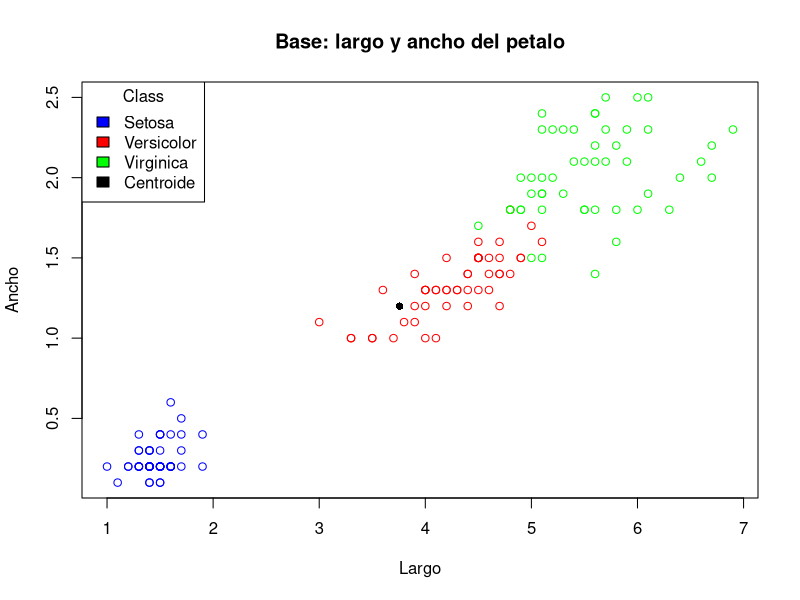
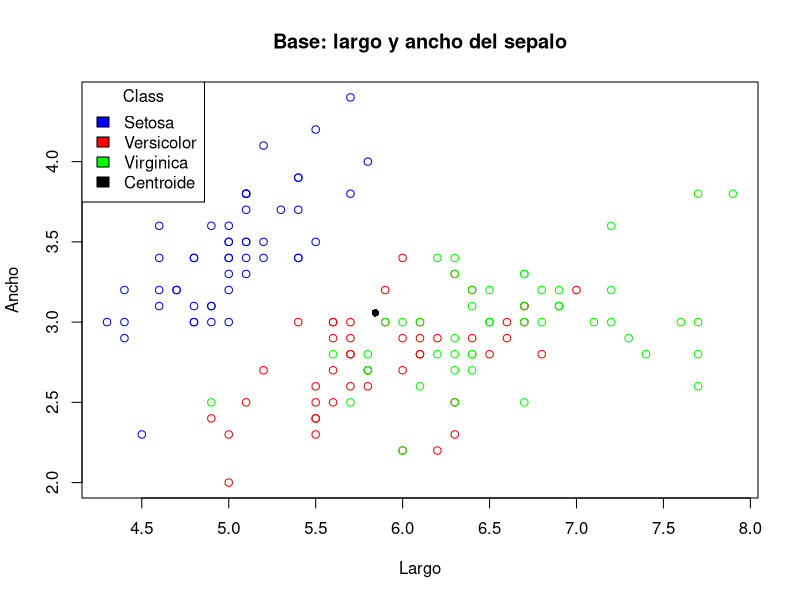

These figures' R source, in order:
"El Trabajo fue realizado en equipo

  Castro Guillen Yael Michael
  Lozano Trejo Uriel

Lic. En ciencia de Datos"

#Funcion para importar los datos
importarData<-function(){
  #Importamos los datos desde el conjunto de iris
  data("iris")
  
  #Cambiamos los encabezados
  encabezados<-c("Largo_Sepalo", "Ancho_Sepalo", "Largo_Petalo", "Ancho_Petalo", "class") 
  colnames(iris)<-encabezados
  
  #visualizamos los datos
  View(iris)
  iris
} 

iris<-importarData()

# Centroides formado por las medias aritméticas de cada variable
centroides<-function(datos){
  
  n<-nrow(datos)
  m<-ncol(datos)
  centroide<-NULL
  
  for (i in 1:m) {
    centroide<-c(centroide, (sum(datos[i])/n))
  }
  centroide
}

covarianzas<-function(){
  cov(iris[-5])
}

#Calculamos las distancias tomando como base el largo y el ancho del petalo

#Base largo y ancho del petalo
centroide<-centroides(iris[3:4])

colores <- c("blue", "red", "green")
plot(x = iris$Largo_Petalo, y = iris$Ancho_Petalo, col=colores[iris$class],
     xlab = "Largo", ylab = "Ancho", main = "Base: largo y ancho del petalo")
points(centroide[1], centroide[2], pch=16)
legend(x = "topleft", legend = c("Setosa", "Versicolor", "Virginica", "Centroide"), 
       fill = c("blue", "red", "green", "black"), title = "Class")

mcov<-cov(iris[3:4])

mahaP<-mahalanobis(iris[3:4], centroide, mcov)

cat("Las distancia de mahalanobis para cada individuo respecto al largo y ancho del Petalo es: ")
print(mahaP)

#Base largo y ancho del sepalo

centroide2<-centroides(iris[1:2])

colores <- c("blue", "red", "green")
plot(x = iris$Largo_Sepalo, y = iris$Ancho_Sepalo, col=colores[iris$class],
     xlab = "Largo", ylab = "Ancho", main = "Base: largo y ancho del sepalo")
points(centroide2[1], centroide2[2], pch=16)
legend(x = "topleft", legend = c("Setosa", "Versicolor", "Virginica", "Centroide"), 
       fill = c("blue", "red", "green", "black"), title = "Class")

mcov2<-cov(iris[1:2])

mahaS<-mahalanobis(iris[1:2], centroide2, mcov2)

cat("Las distancia de mahalanobis para cada individuo respecto al largo y ancho del Sepalo es: ")
print(mahaS)
